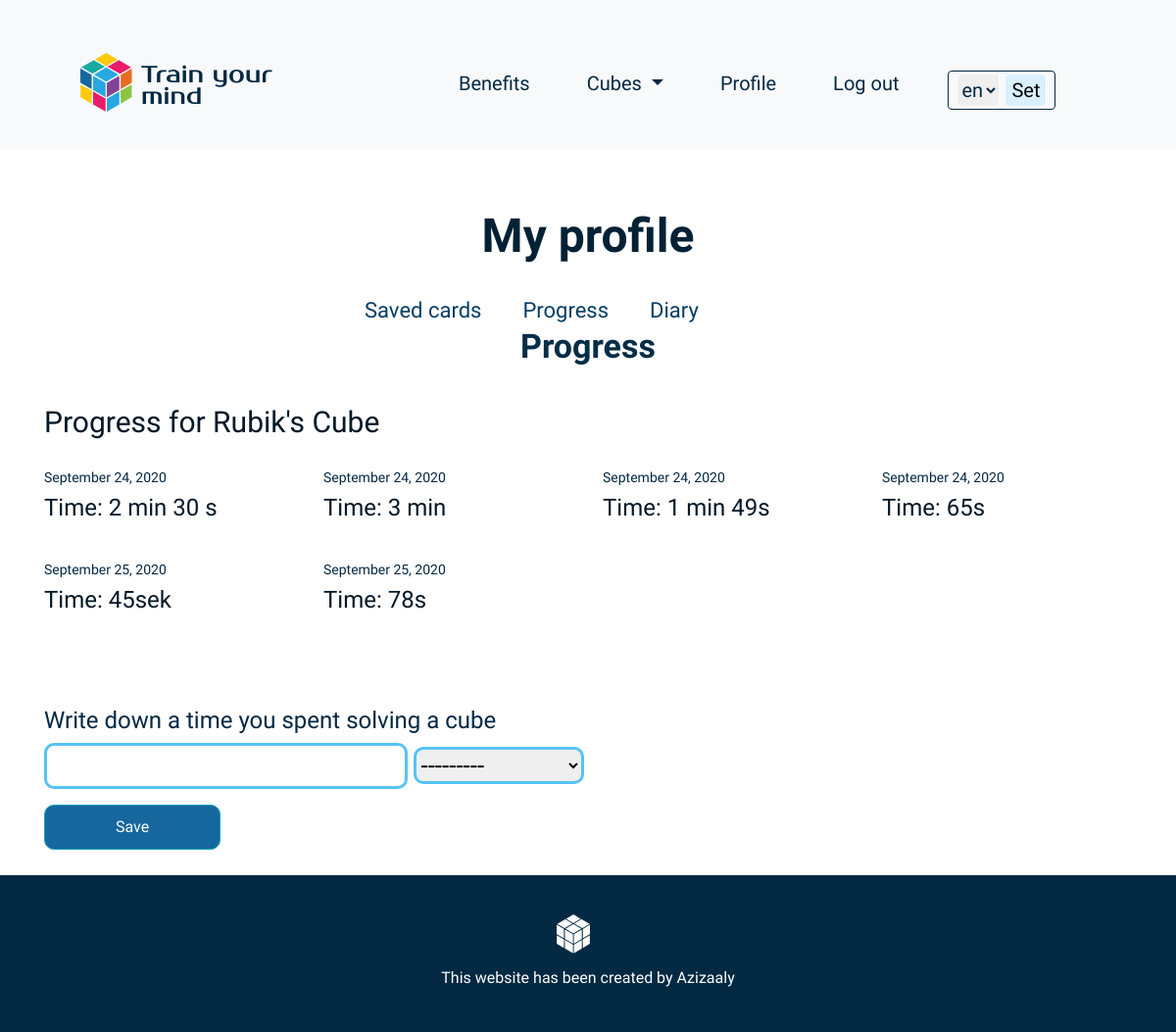
Before: /account/1/progress/ (signed in) with the older database file.
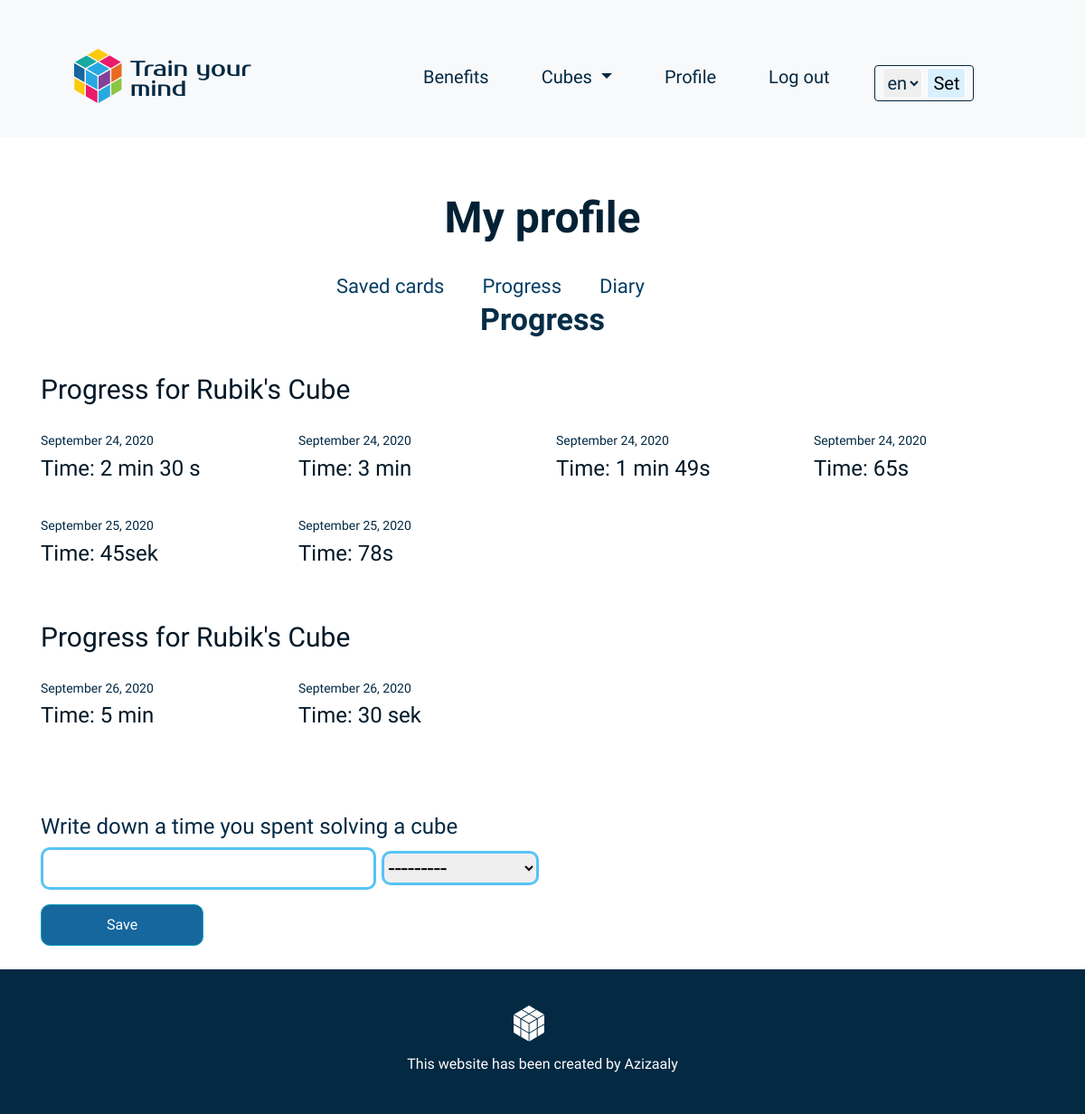
After: the same page with the newer database file.
### cubic/models.py (models this page shows)
class Time(models.Model):
    author = models.ForeignKey(User, on_delete=models.CASCADE)
    cube = models.ForeignKey(Cubes, on_delete=models.CASCADE)
    date = models.DateTimeField(default=timezone.now)
    time = models.CharField(max_length=100)

### cubic/views.py (the view)
# urls.py: path("account/<int:pk>/progress/", views.profileProgress.as_view(), name="profile-progress"),
class profileProgress(LoginRequiredMixin, ListView):
    model = Time
    template_name = "cubic/profile_progress.html"
    context_object_name = "times"
    def get_context_data(self, *args, **kwargs):
        context = super(profileProgress, self).get_context_data(*args, **kwargs)
        about = get_object_or_404(About, id=self.kwargs['pk'])
        cube = about.cube
        cubes = Cubes.objects.all()
        rubic_times = Time.objects.filter(author=self.request.user.id, cube=1)
        pyraminx_times = Time.objects.filter(author=self.request.user.id, cube=3)
        mirror_times = Time.objects.filter(author=self.request.user.id, cube=4)
        context["time_form"] = ProgressTimeForm()
        context["cubes"] = cubes
        context["cube"] = cube
        if rubic_times:
            context["rubic_times"] = rubic_times
        if mirror_times:
            context["mirror_times"] = mirror_times
        if pyraminx_times:
            context["pyraminx_times"] = pyraminx_times
        return context

### cubic/views.py
class ProgressTimeForm(forms.ModelForm):
    time = forms.CharField(max_length=100)
    cube = forms.Select()
    class Meta:
        model = Time
        fields = ['time', 'cube']
    def __init__(self, *args, **kwargs):
        super().__init__(*args, **kwargs)
        self.fields['cube'].queryset = Cubes.objects.all()

### cubic/templates/cubic/profile_progress.html (shortened to what this page needs)
{% extends "cubic/profile_layout.html" %}
{% load i18n %}
{% load crispy_forms_tags %}
{% block content %}
<section class="steps">
    <div class="container">
        <div class="row">
            <div class="col-lg-12">
                <h2 class="steps_step_name">
                    Progress
                </h2>
            </div>
        </div>
        {% if rubic_times %}
            <div class="row">
                <div class="col-lg-4">
                    <h4 class="time_box_name">
                        {% if LANGUAGE_CODE == 'uz' %}
                            Kubik Rubik bo`yicha
                        {% else %}
                            Progress for Rubik's Cube
                        {% endif %}
                    </h4>
                </div>
            </div>
            <div class="row">
                {% for time in rubic_times %}
                <div class="col-lg-3">
                    <h6 class="progress_date">
                        {{ time.date|date:"F d, Y" }}
                    </h6>
                    <h4 class="progress_time">
                        Time: {{time.time}}
                    </h4>
                </div>
                {% endfor %}
            </div>
        {% endif %}
        {% if pyraminx_times %}
            <div class="row">
                <div class="col-lg-4">
                    <h4 class="time_box_name">
                        {% if LANGUAGE_CODE == 'uz' %}
                            Kubik Rubik bo`yicha
                        {% else %}
                            Progress for Rubik's Cube
                        {% endif %}
                    </h4>
                </div>
            </div>
            <div class="row">
                {% for time in pyraminx_times %}
                <div class="col-lg-3">
                    <h6 class="progress_date">
                        {{ time.date|date:"F d, Y" }}
                    </h6>
                    <h4 class="progress_time">
                        Time: {{time.time}}
                    </h4>
                </div>
                {% endfor %}
            </div>
        {% endif %}
        <div class="row">
            <div class="col-lg-12">
                <form method="POST" action="{% url 'progress-time' %}">
                    <fieldset class="form-group progress-time-form">
                        <legend class="mb-8 progress-time-title">
                            {% get_current_language as LANGUAGE_CODE %}
                            {% if LANGUAGE_CODE == 'uz' %}
                                Kubikni yasashga ketgan vaqtingizni yozing
                            {% else %}
                                Write down a time you spent solving a cube
                            {% endif %}
                        </legend>
                        <input type="text" name="time" maxlength="100" class="progress-time-input textinput textInput" required id="id_time">
                        <select name="cube" required id="id_cube" class="progress-time-input">
                            <option value="" class="cube-option" selected>---------</option>
                          </select>
                    </fieldset>
                    <div class="form-group">
                        <button class="btn btn-outline-info  progress-time-button" type="submit">
                            {% if LANGUAGE_CODE == 'uz' %}
                                Saqlash
                            {% else %}
                                Save
                            {% endif %}
                        </button>
                    </div>
                </form>
            </div>
        </div>
    </div>
</section>
{% endblock %}

Changed rows visible on the page:
added Time: date "September 26, 2020", time "5 min", shown under "Progress for Rubik's Cube"
added Time: date "September 26, 2020", time "30 sek", shown under "Progress for Rubik's Cube"
Other visible differences:
text now shown: "Progress for Rubik's Cube"
